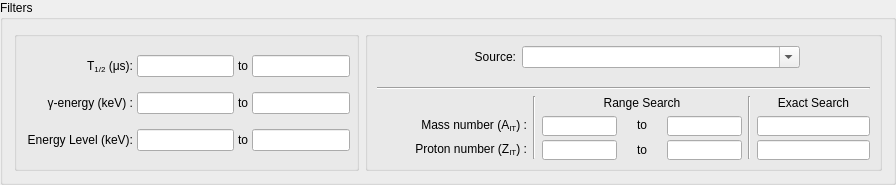
     <widget class="QGroupBox" name="gb_tableFilters">
      <property name="sizePolicy">
       <sizepolicy hsizetype="Preferred" vsizetype="Fixed">
        <horstretch>0</horstretch>
        <verstretch>0</verstretch>
       </sizepolicy>
      </property>
      <property name="minimumSize">
       <size>
        <width>0</width>
        <height>185</height>
       </size>
      </property>
      <property name="maximumSize">
       <size>
        <width>16777215</width>
        <height>185</height>
       </size>
      </property>
      <property name="baseSize">
       <size>
        <width>0</width>
        <height>165</height>
       </size>
      </property>
      <property name="title">
       <string>Filters</string>
      </property>
      <property name="flat">
       <bool>false</bool>
      </property>
      <layout class="QHBoxLayout" name="horizontalLayout" stretch="2,3">
       <property name="sizeConstraint">
        <enum>QLayout::SizeConstraint::SetDefaultConstraint</enum>
       </property>
       <item>
        <widget class="QGroupBox" name="groupBox">
         <property name="layoutDirection">
          <enum>Qt::LayoutDirection::LeftToRight</enum>
         </property>
         <property name="alignment">
          <set>Qt::AlignmentFlag::AlignCenter</set>
         </property>
         <layout class="QGridLayout" name="gb_filterHouse1" columnstretch="3,0,0,0">
          <property name="leftMargin">
           <number>10</number>
          </property>
          <property name="topMargin">
           <number>9</number>
          </property>
          <property name="rightMargin">
           <number>6</number>
          </property>
          <property name="bottomMargin">
           <number>6</number>
          </property>
          <property name="horizontalSpacing">
           <number>4</number>
          </property>
          <item row="1" column="0">
           <widget class="QLabel" name="label_5">
            <property name="text">
             <string>&amp;gamma;-energy (keV) :</string>
            </property>
            <property name="textFormat">
             <enum>Qt::TextFormat::RichText</enum>
            </property>
            <property name="alignment">
             <set>Qt::AlignmentFlag::AlignRight|Qt::AlignmentFlag::AlignTrailing|Qt::AlignmentFlag::AlignVCenter</set>
            </property>
           </widget>
          </item>
          <item row="0" column="1">
           <widget class="QLineEdit" name="le_T121">
            <property name="sizePolicy">
             <sizepolicy hsizetype="Fixed" vsizetype="Fixed">
              <horstretch>0</horstretch>
              <verstretch>0</verstretch>
             </sizepolicy>
            </property>
            <property name="minimumSize">
             <size>
              <width>60</width>
              <height>0</height>
             </size>
            </property>
            <property name="maximumSize">
             <size>
              <width>100</width>
              <height>16777215</height>
             </size>
            </property>
            <property name="inputMethodHints">
             <set>Qt::InputMethodHint::ImhPreferNumbers</set>
            </property>
            <property name="alignment">
             <set>Qt::AlignmentFlag::AlignCenter</set>
            </property>
            <property name="clearButtonEnabled">
             <bool>true</bool>
            </property>
           </widget>
          </item>
          <item row="2" column="0">
           <widget class="QLabel" name="label_6">
            <property name="text">
             <string>Energy Level (keV):</string>
            </property>
            <property name="alignment">
             <set>Qt::AlignmentFlag::AlignRight|Qt::AlignmentFlag::AlignTrailing|Qt::AlignmentFlag::AlignVCenter</set>
            </property>
           </widget>
          </item>
          <item row="2" column="3">
           <widget class="QLineEdit" name="le_FINE2">
            <property name="sizePolicy">
             <sizepolicy hsizetype="Fixed" vsizetype="Fixed">
              <horstretch>0</horstretch>
              <verstretch>0</verstretch>
             </sizepolicy>
            </property>
            <property name="minimumSize">
             <size>
              <width>60</width>
              <height>0</height>
             </size>
            </property>
            <property name="maximumSize">
             <size>
              <width>100</width>
              <height>16777215</height>
             </size>
            </property>
            <property name="inputMethodHints">
             <set>Qt::InputMethodHint::ImhPreferNumbers</set>
            </property>
            <property name="alignment">
             <set>Qt::AlignmentFlag::AlignCenter</set>
            </property>
            <property name="clearButtonEnabled">
             <bool>true</bool>
            </property>
           </widget>
          </item>
          <item row="0" column="2">
           <widget class="QLabel" name="label_3">
            <property name="text">
             <string>to</string>
            </property>
            <property name="alignment">
             <set>Qt::AlignmentFlag::AlignCenter</set>
            </property>
           </widget>
          </item>
          <item row="1" column="2">
           <widget class="QLabel" name="label_8">
            <property name="text">
             <string>to</string>
            </property>
            <property name="alignment">
             <set>Qt::AlignmentFlag::AlignCenter</set>
            </property>
           </widget>
          </item>
          <item row="1" column="1">
           <widget class="QLineEdit" name="le_GE1">
            <property name="sizePolicy">
             <sizepolicy hsizetype="Fixed" vsizetype="Fixed">
              <horstretch>0</horstretch>
              <verstretch>0</verstretch>
             </sizepolicy>
            </property>
            <property name="minimumSize">
             <size>
              <width>60</width>
              <height>0</height>
             </size>
            </property>
            <property name="maximumSize">
             <size>
              <width>100</width>
              <height>16777215</height>
             </size>
            </property>
            <property name="inputMethodHints">
             <set>Qt::InputMethodHint::ImhPreferNumbers</set>
            </property>
            <property name="alignment">
             <set>Qt::AlignmentFlag::AlignCenter</set>
            </property>
            <property name="clearButtonEnabled">
             <bool>true</bool>
            </property>
           </widget>
          </item>
          <item row="2" column="1">
           <widget class="QLineEdit" name="le_FINE1">
            <property name="sizePolicy">
             <sizepolicy hsizetype="Fixed" vsizetype="Fixed">
              <horstretch>0</horstretch>
              <verstretch>0</verstretch>
             </sizepolicy>
            </property>
            <property name="minimumSize">
             <size>
              <width>60</width>
              <height>0</height>
             </size>
            </property>
            <property name="maximumSize">
             <size>
              <width>100</width>
              <height>16777215</height>
             </size>
            </property>
            <property name="inputMethodHints">
             <set>Qt::InputMethodHint::ImhPreferNumbers</set>
            </property>
            <property name="alignment">
             <set>Qt::AlignmentFlag::AlignCenter</set>
            </property>
            <property name="clearButtonEnabled">
             <bool>true</bool>
            </property>
           </widget>
          </item>
          <item row="0" column="3">
           <widget class="QLineEdit" name="le_T122">
            <property name="sizePolicy">
             <sizepolicy hsizetype="Fixed" vsizetype="Fixed">
              <horstretch>0</horstretch>
              <verstretch>0</verstretch>
             </sizepolicy>
            </property>
            <property name="minimumSize">
             <size>
              <width>60</width>
              <height>0</height>
             </size>
            </property>
            <property name="maximumSize">
             <size>
              <width>100</width>
              <height>16777215</height>
             </size>
            </property>
            <property name="inputMethodHints">
             <set>Qt::InputMethodHint::ImhPreferNumbers</set>
            </property>
            <property name="alignment">
             <set>Qt::AlignmentFlag::AlignCenter</set>
            </property>
            <property name="clearButtonEnabled">
             <bool>true</bool>
            </property>
           </widget>
          </item>
          <item row="1" column="3">
           <widget class="QLineEdit" name="le_GE2">
            <property name="sizePolicy">
             <sizepolicy hsizetype="Fixed" vsizetype="Fixed">
              <horstretch>0</horstretch>
              <verstretch>0</verstretch>
             </sizepolicy>
            </property>
            <property name="minimumSize">
             <size>
              <width>60</width>
              <height>0</height>
             </size>
            </property>
            <property name="maximumSize">
             <size>
              <width>100</width>
              <height>16777215</height>
             </size>
            </property>
            <property name="inputMethodHints">
             <set>Qt::InputMethodHint::ImhPreferNumbers</set>
            </property>
            <property name="alignment">
             <set>Qt::AlignmentFlag::AlignCenter</set>
            </property>
            <property name="clearButtonEnabled">
             <bool>true</bool>
            </property>
           </widget>
          </item>
          <item row="0" column="0">
           <widget class="QLabel" name="label_18">
            <property name="text">
             <string>&lt;html&gt;&lt;head/&gt;&lt;body&gt;&lt;p&gt;T&lt;span style=&quot; vertical-align:sub;&quot;&gt;1/2&lt;/span&gt; (μs):&lt;/p&gt;&lt;/body&gt;&lt;/html&gt;</string>
            </property>
            <property name="textFormat">
             <enum>Qt::TextFormat::RichText</enum>
            </property>
            <property name="alignment">
             <set>Qt::AlignmentFlag::AlignRight|Qt::AlignmentFlag::AlignTrailing|Qt::AlignmentFlag::AlignVCenter</set>
            </property>
           </widget>
          </item>
          <item row="2" column="2">
           <widget class="QLabel" name="label_9">
            <property name="text">
             <string>to</string>
            </property>
            <property name="alignment">
             <set>Qt::AlignmentFlag::AlignCenter</set>
            </property>
           </widget>
          </item>
         </layout>
        </widget>
       </item>
       <item>
        <widget class="QGroupBox" name="gb_filterHouse2">
         <property name="title">
          <string/>
         </property>
         <layout class="QVBoxLayout" name="verticalLayout" stretch="1,0,1,3">
          <item>
           <layout class="QHBoxLayout" name="horizontalLayout_2" stretch="2,4,1">
            <item>
             <widget class="QLabel" name="label_2">
              <property name="text">
               <string>Source:</string>
              </property>
              <property name="alignment">
               <set>Qt::AlignmentFlag::AlignRight|Qt::AlignmentFlag::AlignTrailing|Qt::AlignmentFlag::AlignVCenter</set>
              </property>
             </widget>
            </item>
            <item>
             <widget class="QComboBox" name="cb_sourceFilter">
              <property name="editable">
               <bool>true</bool>
              </property>
              <property name="currentText">
               <string/>
              </property>
             </widget>
            </item>
            <item>
             <spacer name="horizontalSpacer_2">
              <property name="orientation">
               <enum>Qt::Orientation::Horizontal</enum>
              </property>
              <property name="sizeHint" stdset="0">
               <size>
                <width>40</width>
                <height>20</height>
               </size>
              </property>
             </spacer>
            </item>
           </layout>
          </item>
          <item>
           <spacer name="verticalSpacer">
            <property name="orientation">
             <enum>Qt::Orientation::Vertical</enum>
            </property>
            <property name="sizeType">
             <enum>QSizePolicy::Policy::Fixed</enum>
            </property>
            <property name="sizeHint" stdset="0">
             <size>
              <width>20</width>
              <height>13</height>
             </size>
            </property>
           </spacer>
          </item>
          <item>
           <widget class="Line" name="line_2">
            <property name="orientation">
             <enum>Qt::Orientation::Horizontal</enum>
            </property>
           </widget>
          </item>
          <item>
           <layout class="QGridLayout" name="gridLayout" columnstretch="4,0,2,1,2,0,3">
            <item row="1" column="6">
             <widget class="QLineEdit" name="le_numA0">
              <property name="enabled">
               <bool>true</bool>
              </property>
              <property name="sizePolicy">
               <sizepolicy hsizetype="Expanding" vsizetype="Preferred">
                <horstretch>0</horstretch>
                <verstretch>0</verstretch>
               </sizepolicy>
              </property>
              <property name="minimumSize">
               <size>
                <width>0</width>
                <height>20</height>
               </size>
              </property>
              <property name="inputMethodHints">
               <set>Qt::InputMethodHint::ImhPreferNumbers</set>
              </property>
              <property name="alignment">
               <set>Qt::AlignmentFlag::AlignCenter</set>
              </property>
              <property name="clearButtonEnabled">
               <bool>true</bool>
              </property>
             </widget>
            </item>
            <item row="0" column="2" colspan="3">
             <widget class="QLabel" name="label_4">
              <property name="text">
               <string>Range Search</string>
              </property>
              <property name="alignment">
               <set>Qt::AlignmentFlag::AlignCenter</set>
              </property>
             </widget>
            </item>
            <item row="1" column="4">
             <widget class="QLineEdit" name="le_numA2">
              <property name="sizePolicy">
               <sizepolicy hsizetype="Expanding" vsizetype="Preferred">
                <horstretch>0</horstretch>
                <verstretch>0</verstretch>
               </sizepolicy>
              </property>
              <property name="minimumSize">
               <size>
                <width>0</width>
                <height>20</height>
               </size>
              </property>
              <property name="inputMethodHints">
               <set>Qt::InputMethodHint::ImhPreferNumbers</set>
              </property>
              <property name="alignment">
               <set>Qt::AlignmentFlag::AlignCenter</set>
              </property>
              <property name="clearButtonEnabled">
               <bool>true</bool>
              </property>
             </widget>
            </item>
            <item row="1" column="0">
             <widget class="QLabel" name="label_13">
              <property name="text">
               <string>Mass number (A&lt;sub&gt;IT&lt;/sub&gt;) :</string>
              </property>
              <property name="alignment">
               <set>Qt::AlignmentFlag::AlignRight|Qt::AlignmentFlag::AlignTrailing|Qt::AlignmentFlag::AlignVCenter</set>
              </property>
             </widget>
            </item>
            <item row="0" column="5" rowspan="3">
             <widget class="Line" name="line_3">
              <property name="orientation">
               <enum>Qt::Orientation::Vertical</enum>
              </property>
             </widget>
            </item>
            <item row="0" column="6">
             <widget class="QLabel" name="label_17">
              <property name="text">
               <string>Exact Search</string>
              </property>
              <property name="alignment">
               <set>Qt::AlignmentFlag::AlignCenter</set>
              </property>
             </widget>
            </item>
            <item row="1" column="3">
             <widget class="QLabel" name="label_14">
              <property name="text">
               <string>to</string>
              </property>
              <property name="alignment">
               <set>Qt::AlignmentFlag::AlignCenter</set>
              </property>
             </widget>
            </item>
            <item row="2" column="6">
             <widget class="QLineEdit" name="le_numZ0">
              <property name="sizePolicy">
               <sizepolicy hsizetype="Expanding" vsizetype="Preferred">
                <horstretch>0</horstretch>
                <verstretch>0</verstretch>
               </sizepolicy>
              </property>
              <property name="minimumSize">
               <size>
                <width>0</width>
                <height>20</height>
               </size>
              </property>
              <property name="inputMethodHints">
               <set>Qt::InputMethodHint::ImhNone</set>
              </property>
              <property name="alignment">
               <set>Qt::AlignmentFlag::AlignCenter</set>
              </property>
              <property name="clearButtonEnabled">
               <bool>true</bool>
              </property>
             </widget>
            </item>
            <item row="2" column="2">
             <widget class="QLineEdit" name="le_numZ1">
              <property name="sizePolicy">
               <sizepolicy hsizetype="Expanding" vsizetype="Preferred">
                <horstretch>0</horstretch>
                <verstretch>0</verstretch>
               </sizepolicy>
              </property>
              <property name="minimumSize">
               <size>
                <width>0</width>
                <height>20</height>
               </size>
              </property>
              <property name="alignment">
               <set>Qt::AlignmentFlag::AlignCenter</set>
              </property>
              <property name="clearButtonEnabled">
               <bool>true</bool>
              </property>
             </widget>
            </item>
            <item row="2" column="4">
             <widget class="QLineEdit" name="le_numZ2">
              <property name="sizePolicy">
               <sizepolicy hsizetype="Expanding" vsizetype="Preferred">
                <horstretch>0</horstretch>
                <verstretch>0</verstretch>
               </sizepolicy>
              </property>
              <property name="minimumSize">
               <size>
                <width>0</width>
                <height>20</height>
               </size>
              </property>
              <property name="alignment">
               <set>Qt::AlignmentFlag::AlignCenter</set>
              </property>
              <property name="clearButtonEnabled">
               <bool>true</bool>
              </property>
             </widget>
            </item>
            <item row="2" column="3">
             <widget class="QLabel" name="label_16">
              <property name="text">
               <string>to</string>
              </property>
              <property name="alignment">
               <set>Qt::AlignmentFlag::AlignCenter</set>
              </property>
             </widget>
            </item>
            <item row="1" column="2">
             <widget class="QLineEdit" name="le_numA1">
              <property name="sizePolicy">
               <sizepolicy hsizetype="Expanding" vsizetype="Preferred">
                <horstretch>0</horstretch>
                <verstretch>0</verstretch>
               </sizepolicy>
              </property>
              <property name="minimumSize">
               <size>
                <width>0</width>
                <height>20</height>
               </size>
              </property>
              <property name="inputMethodHints">
               <set>Qt::InputMethodHint::ImhPreferNumbers</set>
              </property>
              <property name="alignment">
               <set>Qt::AlignmentFlag::AlignCenter</set>
              </property>
              <property name="clearButtonEnabled">
               <bool>true</bool>
              </property>
             </widget>
            </item>
            <item row="2" column="0">
             <widget class="QLabel" name="label_15">
              <property name="text">
               <string>Proton number (Z&lt;sub&gt;IT&lt;/sub&gt;) :</string>
              </property>
              <property name="alignment">
               <set>Qt::AlignmentFlag::AlignRight|Qt::AlignmentFlag::AlignTrailing|Qt::AlignmentFlag::AlignVCenter</set>
              </property>
             </widget>
            </item>
            <item row="0" column="1" rowspan="3">
             <widget class="Line" name="line">
              <property name="orientation">
               <enum>Qt::Orientation::Vertical</enum>
              </property>
             </widget>
            </item>
           </layout>
          </item>
         </layout>
        </widget>
       </item>
      </layout>
     </widget>
